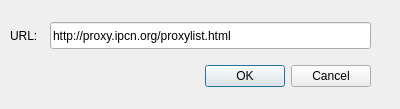
<?xml version="1.0" encoding="UTF-8"?>
<ui version="4.0">
 <class>Dialog</class>
 <widget class="QDialog" name="Dialog">
  <property name="geometry">
   <rect>
    <x>0</x>
    <y>0</y>
    <width>400</width>
    <height>109</height>
   </rect>
  </property>
  <property name="windowTitle">
   <string>URL</string>
  </property>
  <widget class="QDialogButtonBox" name="buttonBox">
   <property name="geometry">
    <rect>
     <x>30</x>
     <y>60</y>
     <width>341</width>
     <height>32</height>
    </rect>
   </property>
   <property name="orientation">
    <enum>Qt::Horizontal</enum>
   </property>
   <property name="standardButtons">
    <set>QDialogButtonBox::Cancel|QDialogButtonBox::Ok</set>
   </property>
  </widget>
  <widget class="QLabel" name="label">
   <property name="geometry">
    <rect>
     <x>10</x>
     <y>27</y>
     <width>31</width>
     <height>17</height>
    </rect>
   </property>
   <property name="text">
    <string>URL:</string>
   </property>
  </widget>
  <widget class="QLineEdit" name="urlEdit">
   <property name="geometry">
    <rect>
     <x>50</x>
     <y>22</y>
     <width>321</width>
     <height>27</height>
    </rect>
   </property>
   <property name="text">
    <string>http://proxy.ipcn.org/proxylist.html</string>
   </property>
  </widget>
 </widget>
 <resources/>
 <connections>
  <connection>
   <sender>buttonBox</sender>
   <signal>accepted()</signal>
   <receiver>Dialog</receiver>
   <slot>accept()</slot>
   <hints>
    <hint type="sourcelabel">
     <x>248</x>
     <y>254</y>
    </hint>
    <hint type="destinationlabel">
     <x>157</x>
     <y>274</y>
    </hint>
   </hints>
  </connection>
  <connection>
   <sender>buttonBox</sender>
   <signal>rejected()</signal>
   <receiver>Dialog</receiver>
   <slot>reject()</slot>
   <hints>
    <hint type="sourcelabel">
     <x>316</x>
     <y>260</y>
    </hint>
    <hint type="destinationlabel">
     <x>286</x>
     <y>274</y>
    </hint>
   </hints>
  </connection>
 </connections>
</ui>
